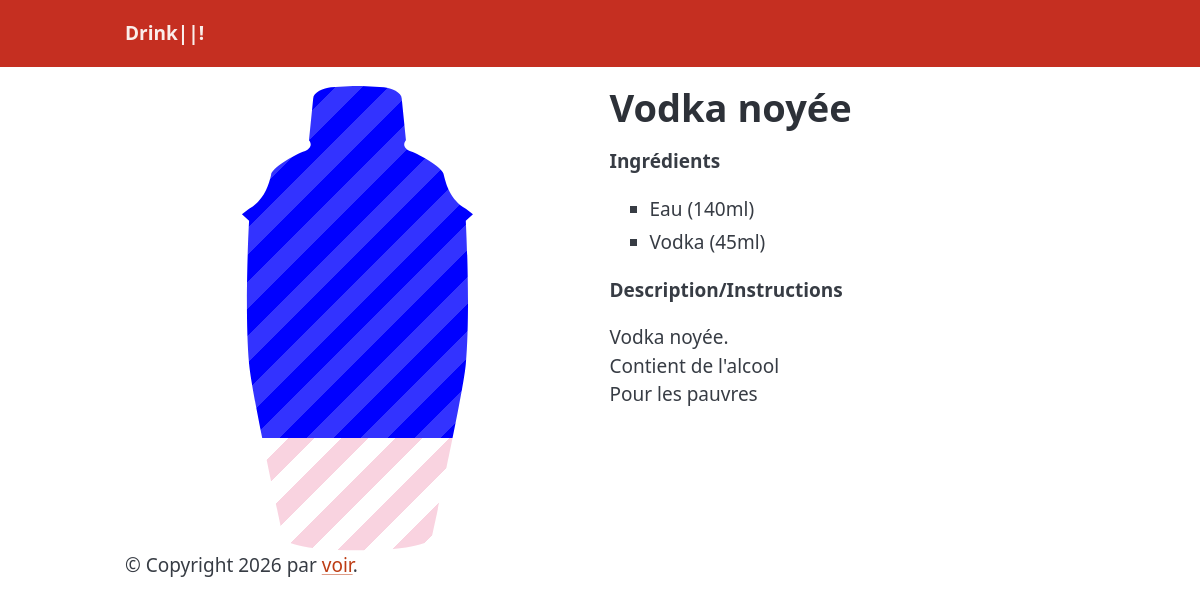
The page /recette/3 on the database its author committed.
### tables this page shows
CREATE TABLE recettes_ingredient (
            recette_id INTEGER NOT NULL,
            ingredient_id INTEGER NOT NULL,
            dosage INTEGER NOT NULL,
            PRIMARY KEY (recette_id, ingredient_id),
            FOREIGN KEY (recette_id) REFERENCES recettes(id),
            FOREIGN KEY (ingredient_id) REFERENCES ingredient(id)
        );

CREATE TABLE ingredients (
            id INTEGER PRIMARY KEY AUTOINCREMENT,
            nom TEXT NOT NULL,
            couleur1 TEXT NOT NULL,
            couleur2 TEXT NOT NULL,
            ALCOOL REAL NOT NULL
        );

CREATE TABLE recettes (
            id INTEGER PRIMARY KEY AUTOINCREMENT,
            nom TEXT NOT NULL,
            description TEXT
        );

### main.py (the view)
@app.route("/recette/<id>", methods=["GET"])
def recette_by_id(id: int):
    recette = recuperer_recettes(id)[0]
    ingredients = recuperer_ingredients_recettes(id)
    return render_template("preview.html", recette=recette, ingredients=ingredients)

### src/bdd.py (called while the page is built)
def db_connection():
    connect=sqlite3.connect("recette.db")
    connect.row_factory=sqlite3.Row #pour fonctionnement comme dictionnaire
    return connect

def recuperer_ingredients_recettes(recette_id: int):
    connect=db_connection()
    cursor=connect.cursor()
    ingredients = cursor.execute(
        "SELECT nom, dosage, couleur1, couleur2, ALCOOL FROM recettes_ingredient JOIN ingredients ON ingredients.id == ingredient_id WHERE recette_id = ?", (recette_id,)
    )
    ingredients = ingredients.fetchall()
    connect.close()
    return [dict(i) for i in ingredients]

def recuperer_recettes(recette_id: int):
    connect=db_connection()
    cursor=connect.cursor()
    recettes = cursor.execute(
        "SELECT id, nom, description FROM recettes WHERE id = ?", (recette_id, )
    )
    recettes = recettes.fetchall()
    connect.close()
    return recettes

### templates/preview.html (shortened to what this page needs)
{% extends 'base.html' %}
{% block content %}
<div class="grid">
    <div class="recette-preview">
        <div class="shaker">
            {% for ingredient in ingredients %}
            <div class="ingredient" style="--amount: {{ ingredient['dosage'] }};
            --color1: {{ ingredient['couleur1'] }};
            --color2: {{ ingredient['couleur2'] }};"
                 title="{{ ingredient['nom'] }}">
        </div>
        {% endfor %}
    </div>
</div>
    <div>
        <h1>{{ recette['nom'] }}</h1>
        <p><strong>Ingrédients</strong></p>
        <ul>
        {% for ingredient in ingredients %}
            <li>{{ ingredient['nom'] }} ({{ingredient['dosage'] }}ml)</li>
        {% endfor %}
        </ul>
        <p><strong>Description/Instructions</strong></p>
        <p style="white-space: pre-line">{{ recette['description'] }}</p>
    </div>
</div>
{% endblock %}

### templates/preview.html (style rules this page uses)
.recette-preview { width: 100%; flex-shrink: 0; justify-content: center; display: flex; align-items: center; }
.shaker { display: flex; flex-direction: column; width: 50%; clip-path: url(#shaker); aspect-ratio: 1/2; }
.ingredient { flex: var(--amount); bottom: 0; left: 0; right: 0; transition: height .6s cubic-bezier(.4,0,.2,1); background-size: 200% 200%; animation: barberpole 20s linear infinite; background-image: repeating-linear-gradient( -45deg, var(--color1), var(--color1) 1rem, var(--color2) 1rem, var(--color2) 2rem ); }

### rows shown on the page
recettes_ingredient: nom "Eau", dosage "140"
recettes_ingredient: nom "Vodka", dosage "45"
recettes: nom "Vodka noyée", description "Vodka noyée. Contient de l'alcool Pour les pauvres"
